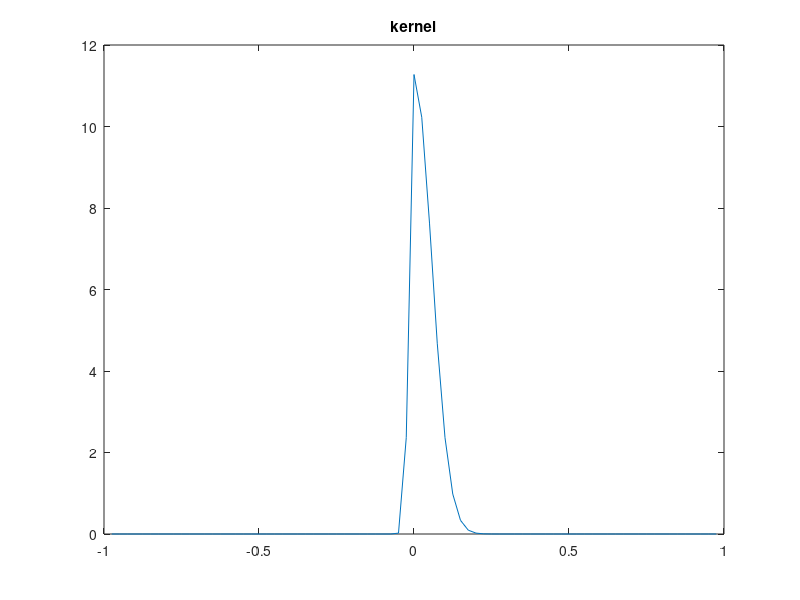

Reproduce this figure in MATLAB.
%  
% PSF reconstruction problem.
%
clear all, close all
n       = 40; %%%input(' No. of grid points = ');
h       = 1/n;
t       = [-1+h:h:1-h]';
kernel  = zeros(size(t));
% Create the left-half of the PSF
sig1    = .02; %%%input(' Kernel width sigma = ');
kernel(1:n) = exp(-t(1:n).^2/sig1^2);
% Create the right-half of the PSF
sig2    = .08;
kernel(n:end) = exp(-t(n:end).^2/sig2^2);
% Create the normalized kernel and plot
kernel  = kernel/sum(kernel)/h;
figure(1), plot(t,kernel), title('kernel')
